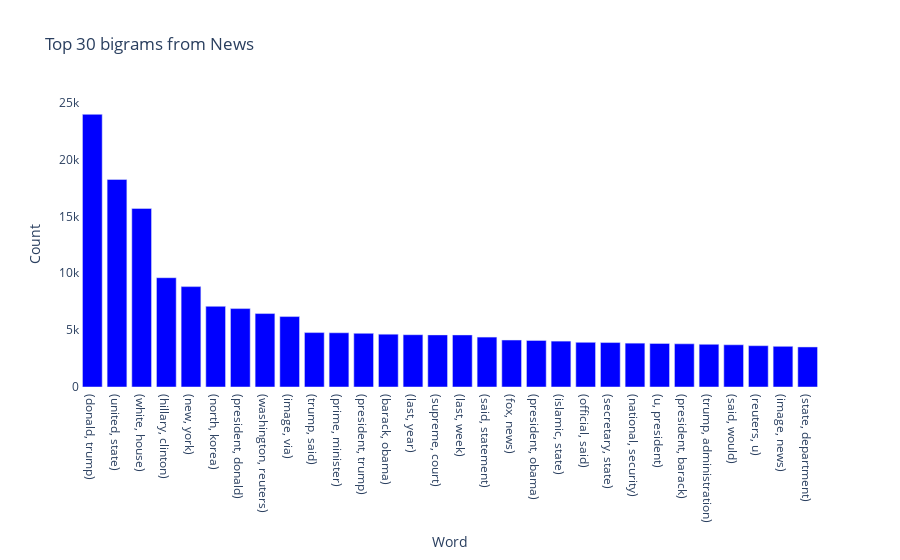

Notebook source saved alongside this figure:
### Code cell
plot_data = [
    go.Bar(
        x=bgA['in'],
        y=bgA[0],
        marker = dict(
            color = 'blue'
        )
    )
]
plot_layout = go.Layout(
        title='Top 30 bigrams from News',
        yaxis_title='Count',
        xaxis_title='Word',
        plot_bgcolor='rgba(0,0,0,0)'
    )
fig = go.Figure(data=plot_data, layout=plot_layout)
pyofl.iplot(fig)

### Figure 1 — Plotly figure (JSON) as saved in the notebook; plotly's stock layout.template omitted (floating-point values rounded to 4 significant figures)
{"data": [{"marker": {"color": "blue"}, "type": "bar", "x": ["(donald, trump)", "(united, state)", "(white, house)", "(hillary, clinton)", "(new, york)", "(north, korea)", "(president, donald)", "(washington, reuters)", "(image, via)", "(trump, said)", "(prime, minister)", "(president, trump)", "(barack, obama)", "(last, year)", "(supreme, court)", "(last, week)", "(said, statement)", "(fox, news)", "(president, obama)", "(islamic, state)", "(official, said)", "(secretary, state)", "(national, security)", "(u, president)", "(president, barack)", "(trump, administration)", "(said, would)", "(reuters, u)", "(image, news)", "(state, department)"], "y": [23977, 18252, 15702, 9611, 8828, 7093, 6896, 6459, 6194, 4785, 4768, 4720, 4649, 4598, 4583, 4579, 4390, 4130, 4099, 4036, 3926, 3909, 3856, 3834, 3799, 3757, 3713, 3633, 3579, 3521]}], "layout": {"plot_bgcolor": "rgba(0,0,0,0)", "title": {"text": "Top 30 bigrams from News"}, "xaxis": {"title": {"text": "Word"}}, "yaxis": {"title": {"text": "Count"}}}}
